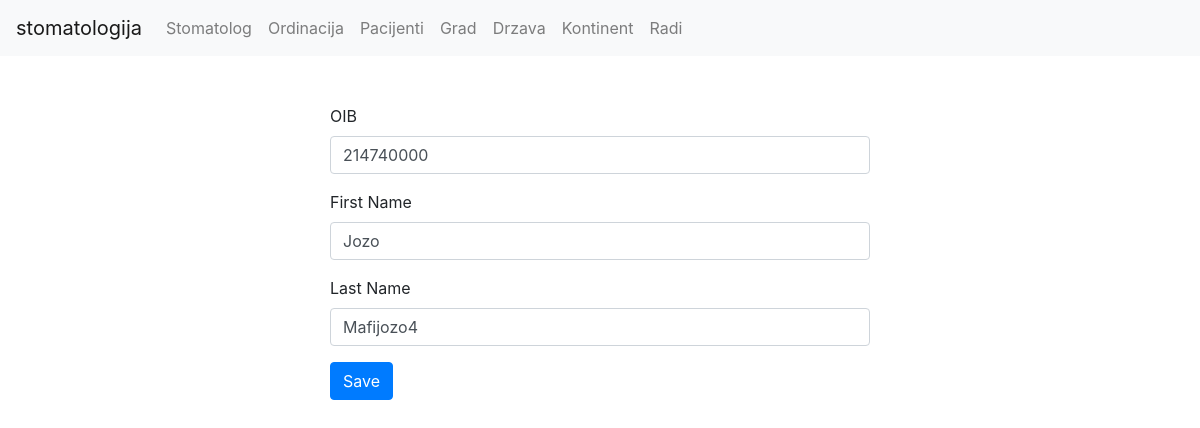
/stomatolog/form.php?id=11, run on an earlier commit of the app's database.
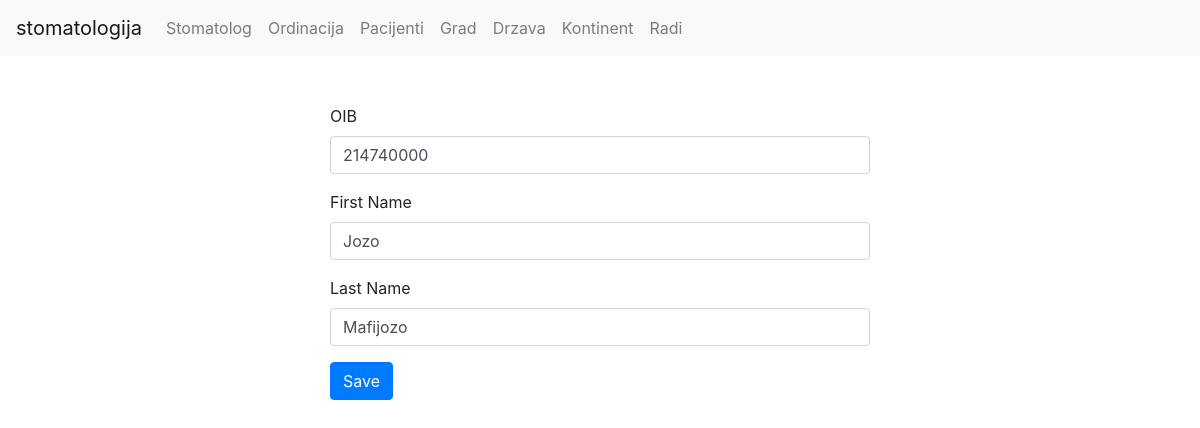
And on a later commit of the database.
### tables this page shows
CREATE TABLE `stomatolog` (
  `id` int(11) NOT NULL,
  `oib` int(11) NOT NULL,
  `first_name` varchar(255) NOT NULL,
  `last_name` varchar(255) NOT NULL
);

### stomatolog/form.php (the view, shortened to what this page needs)
<?php
require('../util/db.php');
require('../frontend/header.php');
require('../frontend/footer.php');
$isEditing = isset($_GET['id']);
$stmt = $db->query('SELECT * FROM stomatolog');
$stomatolog = $stmt->fetchAll();
if($isEditing) {
	$id = $_GET['id'];
	$sql = 'SELECT * FROM stomatolog WHERE id = :id';
	$stmt = $db->prepare($sql);
	$stmt->execute(['id' => $id]);
	$stomatolog = $stmt->fetch();
}
echo $header;
?>
<div class="container">
	<div class="row">
		<div class="col-sm-6 mx-auto mt-5">
			<form action="/stomatologija/stomatolog/form.php" method="POST">
				<div class="form-group">
					<label for="oib">OIB</label>
					<input value="<?= @$stomatolog['oib'] ?>" name="oib" type="text" class="form-control" id="oib" placeholder="123456789">
				</div>
				<div class="form-group">
					<label for="first_name">First Name</label>
					<input value="<?= @$stomatolog['first_name'] ?>" name="first_name" type="text" class="form-control" id="first_name" placeholder="First_Name">
				</div>
				<div class="form-group">
					<label for="last_name">Last Name</label>
					<input value="<?= @$stomatolog['last_name'] ?>" name="last_name" type="text" class="form-control" id="last_name" placeholder="Last_Name">
				</div>
				<button type="submit" class="btn btn-primary">Save</button>
			</form>
		</div>
	</div>
</div>
<?php
echo $footer;
?>

What changed in the data, as far as the page shows it:
changed stomatolog "Jozo": last_name "Mafijozo4" → "Mafijozo"
